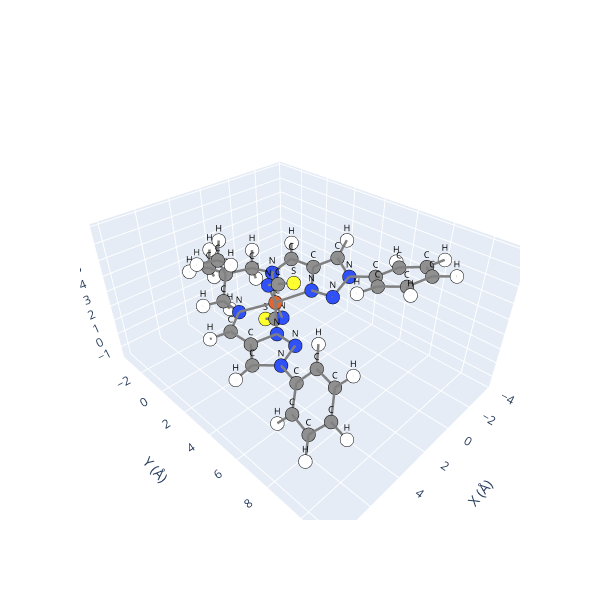

This figure's notebook cell:
### Code cell
opt_mol_ls.view()

### Figure 1 — Plotly figure (JSON) as saved in the notebook; plotly's stock layout.template omitted (floating-point values rounded to 4 significant figures)
{"data": [{"hoverinfo": "text", "marker": {"color": ["#909090", "#909090", "#FFFFFF", "#909090", "#FFFFFF", "#909090", "#FFFFFF", "#909090", "#FFFFFF", "#909090", "#909090", "#FFFFFF", "#909090", "#FFFFFF", "#909090", "#909090", "#FFFFFF", "#909090", "#909090", "#FFFFFF", "#909090", "#FFFFFF", "#909090", "#909090", "#3050F8", "#3050F8", "#3050F8", "#3050F8", "#3050F8", "#3050F8", "#3050F8", "#3050F8", "#3050F8", "#3050F8", "#FFFF30", "#E06633", "#909090", "#FFFFFF", "#FFFFFF", "#909090", "#909090", "#FFFFFF", "#FFFFFF", "#FFFFFF", "#909090", "#FFFFFF", "#FFFFFF", "#909090", "#FFFFFF", "#FFFFFF", "#FFFF30", "#909090", "#FFFFFF", "#909090", "#FFFFFF", "#909090", "#FFFFFF", "#909090", "#FFFFFF", "#909090", "#FFFFFF", "#FFFFFF"], "line": {"color": "black", "width": 1}, "size": 8}, "mode": "markers", "showlegend": false, "text": ["C", "C", "H", "C", "H", "C", "H", "C", "H", "C", "C", "H", "C", "H", "C", "C", "H", "C", "C", "H", "C", "H", "C", "C", "N", "N", "N", "N", "N", "N", "N", "N", "N", "N", "S", "Fe", "C", "H", "H", "C", "C", "H", "H", "H", "C", "H", "H", "C", "H", "H", "S", "C", "H", "C", "H", "C", "H", "C", "H", "C", "H", "H"], "type": "scatter3d", "x": [5.509, 6.291, 6.599, 5.437, 5.084, 5.042, 4.412, 5.898, 6.969, 5.033, 5.092, 5.982, 0.3847, -0.333, 0.217, -0.5496, -1.334, -0.3856, 0.338, 1.143, 0.6575, 1.691, 1.435, 3.626, 5.112, 3.834, 3.792, 4.008, 1.419, 1.11, 0.9539, -0.05367, 1.727, 3.381, 3.947, 2.55, 3.877, 4.879, 3.348, 3.085, 3.086, 4.115, 2.625, 2.523, 3.728, 4.769, 3.176, 1.613, 1.208, 1.025, 1.069, -1.726, -2.521, -2.029, -3.074, -0.999, -1.24, 6.36, 6.692, 6.756, 7.419, 3.736], "y": [6.892, 9.542, 10.59, 8.959, 9.543, 7.626, 7.13, 4.435, 4.511, 3.364, 1.919, 1.365, 1.519, 0.8279, 2.954, 3.887, 3.805, 6.392, 8.532, 9.219, 7.259, 6.908, 1.253, 3.897, 5.529, 5.18, 3.89, 1.333, 1.113, 3.662, 4.935, 5.09, 2.131, 2.943, 5.223, 2.517, -0.1082, -0.5742, -0.3172, -0.7574, -2.273, -2.669, -2.512, -2.805, -0.4427, -0.8094, -0.9439, -0.301, -0.4997, -0.9021, -0.009748, 6.767, 6.078, 8.041, 8.348, 8.925, 9.923, 7.458, 6.868, 8.79, 9.245, 0.6405], "z": [1.901, 2.183, 2.294, 3.127, 3.982, 2.998, 3.743, 1.559, 1.392, 1.688, 1.695, 1.365, 4.019, 4.483, 4.064, 4.738, 5.486, 4.799, 5.62, 5.899, 5.145, 5.068, 0.1383, 5.036, 1.781, 2.026, 1.969, 2.083, 3.361, 3.291, 3.444, 4.325, 0.8799, 4.372, 5.921, 2.612, 1.98, 1.915, 1.03, 3.133, 2.873, 2.872, 1.899, 3.658, 4.489, 4.517, 5.304, 3.098, 2.087, 3.818, -0.8217, 4.927, 4.629, 5.417, 5.518, 5.758, 6.136, 0.9467, 0.08775, 1.098, 0.3558, 4.691]}, {"hoverinfo": "none", "mode": "text", "showlegend": false, "text": ["C", "C", "H", "C", "H", "C", "H", "C", "H", "C", "C", "H", "C", "H", "C", "C", "H", "C", "C", "H", "C", "H", "C", "C", "N", "N", "N", "N", "N", "N", "N", "N", "N", "N", "S", "Fe", "C", "H", "H", "C", "C", "H", "H", "H", "C", "H", "H", "C", "H", "H", "S", "C", "H", "C", "H", "C", "H", "C", "H", "C", "H", "H"], "textfont": {"color": "black", "size": 9}, "type": "scatter3d", "x": [5.509, 6.291, 6.599, 5.437, 5.084, 5.042, 4.412, 5.898, 6.969, 5.033, 5.092, 5.982, 0.3847, -0.333, 0.217, -0.5496, -1.334, -0.3856, 0.338, 1.143, 0.6575, 1.691, 1.435, 3.626, 5.112, 3.834, 3.792, 4.008, 1.419, 1.11, 0.9539, -0.05367, 1.727, 3.381, 3.947, 2.55, 3.877, 4.879, 3.348, 3.085, 3.086, 4.115, 2.625, 2.523, 3.728, 4.769, 3.176, 1.613, 1.208, 1.025, 1.069, -1.726, -2.521, -2.029, -3.074, -0.999, -1.24, 6.36, 6.692, 6.756, 7.419, 3.736], "y": [6.892, 9.542, 10.59, 8.959, 9.543, 7.626, 7.13, 4.435, 4.511, 3.364, 1.919, 1.365, 1.519, 0.8279, 2.954, 3.887, 3.805, 6.392, 8.532, 9.219, 7.259, 6.908, 1.253, 3.897, 5.529, 5.18, 3.89, 1.333, 1.113, 3.662, 4.935, 5.09, 2.131, 2.943, 5.223, 2.517, -0.1082, -0.5742, -0.3172, -0.7574, -2.273, -2.669, -2.512, -2.805, -0.4427, -0.8094, -0.9439, -0.301, -0.4997, -0.9021, -0.009748, 6.767, 6.078, 8.041, 8.348, 8.925, 9.923, 7.458, 6.868, 8.79, 9.245, 0.6405], "z": [1.901, 2.183, 2.294, 3.127, 3.982, 2.998, 3.743, 1.559, 1.392, 1.688, 1.695, 1.365, 4.019, 4.483, 4.064, 4.738, 5.486, 4.799, 5.62, 5.899, 5.145, 5.068, 0.1383, 5.036, 1.781, 2.026, 1.969, 2.083, 3.361, 3.291, 3.444, 4.325, 0.8799, 4.372, 5.921, 2.612, 1.98, 1.915, 1.03, 3.133, 2.873, 2.872, 1.899, 3.658, 4.489, 4.517, 5.304, 3.098, 2.087, 3.818, -0.8217, 4.927, 4.629, 5.417, 5.518, 5.758, 6.136, 0.9467, 0.08775, 1.098, 0.3558, 4.691]}, {"hoverinfo": "none", "line": {"color": "gray", "width": 5}, "mode": "lines", "showlegend": false, "type": "scatter3d", "x": [4.115, 3.086], "y": [-2.669, -2.273], "z": [2.872, 2.873]}, {"hoverinfo": "none", "line": {"color": "gray", "width": 5}, "mode": "lines", "showlegend": false, "type": "scatter3d", "x": [2.55, 3.381], "y": [2.517, 2.943], "z": [2.612, 4.372]}, {"hoverinfo": "none", "line": {"color": "gray", "width": 5}, "mode": "lines", "showlegend": false, "type": "scatter3d", "x": [3.728, 4.769], "y": [-0.4427, -0.8094], "z": [4.489, 4.517]}, {"hoverinfo": "none", "line": {"color": "gray", "width": 5}, "mode": "lines", "showlegend": false, "type": "scatter3d", "x": [1.419, 0.3847], "y": [1.113, 1.519], "z": [3.361, 4.019]}, {"hoverinfo": "none", "line": {"color": "gray", "width": 5}, "mode": "lines", "showlegend": false, "type": "scatter3d", "x": [5.509, 5.042], "y": [6.892, 7.626], "z": [1.901, 2.998]}, {"hoverinfo": "none", "line": {"color": "gray", "width": 5}, "mode": "lines", "showlegend": false, "type": "scatter3d", "x": [3.086, 4.115], "y": [-2.273, -2.669], "z": [2.873, 2.872]}, {"hoverinfo": "none", "line": {"color": "gray", "width": 5}, "mode": "lines", "showlegend": false, "type": "scatter3d", "x": [1.143, 0.338], "y": [9.219, 8.532], "z": [5.899, 5.62]}, {"hoverinfo": "none", "line": {"color": "gray", "width": 5}, "mode": "lines", "showlegend": false, "type": "scatter3d", "x": [3.626, 3.947], "y": [3.897, 5.223], "z": [5.036, 5.921]}, {"hoverinfo": "none", "line": {"color": "gray", "width": 5}, "mode": "lines", "showlegend": false, "type": "scatter3d", "x": [5.033, 3.792], "y": [3.364, 3.89], "z": [1.688, 1.969]}, {"hoverinfo": "none", "line": {"color": "gray", "width": 5}, "mode": "lines", "showlegend": false, "type": "scatter3d", "x": [-0.5496, 0.217], "y": [3.887, 2.954], "z": [4.738, 4.064]}, {"hoverinfo": "none", "line": {"color": "gray", "width": 5}, "mode": "lines", "showlegend": false, "type": "scatter3d", "x": [5.092, 4.008], "y": [1.919, 1.333], "z": [1.695, 2.083]}, {"hoverinfo": "none", "line": {"color": "gray", "width": 5}, "mode": "lines", "showlegend": false, "type": "scatter3d", "x": [2.55, 3.792], "y": [2.517, 3.89], "z": [2.612, 1.969]}, {"hoverinfo": "none", "line": {"color": "gray", "width": 5}, "mode": "lines", "showlegend": false, "type": "scatter3d", "x": [0.338, 1.143], "y": [8.532, 9.219], "z": [5.62, 5.899]}, {"hoverinfo": "none", "line": {"color": "gray", "width": 5}, "mode": "lines", "showlegend": false, "type": "scatter3d", "x": [6.756, 6.36], "y": [8.79, 7.458], "z": [1.098, 0.9467]}, {"hoverinfo": "none", "line": {"color": "gray", "width": 5}, "mode": "lines", "showlegend": false, "type": "scatter3d", "x": [-2.521, -1.726], "y": [6.078, 6.767], "z": [4.629, 4.927]}, {"hoverinfo": "none", "line": {"color": "gray", "width": 5}, "mode": "lines", "showlegend": false, "type": "scatter3d", "x": [-0.3856, -1.726], "y": [6.392, 6.767], "z": [4.799, 4.927]}, {"hoverinfo": "none", "line": {"color": "gray", "width": 5}, "mode": "lines", "showlegend": false, "type": "scatter3d", "x": [5.042, 5.437], "y": [7.626, 8.959], "z": [2.998, 3.127]}, {"hoverinfo": "none", "line": {"color": "gray", "width": 5}, "mode": "lines", "showlegend": false, "type": "scatter3d", "x": [0.217, -0.5496], "y": [2.954, 3.887], "z": [4.064, 4.738]}, {"hoverinfo": "none", "line": {"color": "gray", "width": 5}, "mode": "lines", "showlegend": false, "type": "scatter3d", "x": [1.208, 1.613], "y": [-0.4997, -0.301], "z": [2.087, 3.098]}, {"hoverinfo": "none", "line": {"color": "gray", "width": 5}, "mode": "lines", "showlegend": false, "type": "scatter3d", "x": [3.085, 3.728], "y": [-0.7574, -0.4427], "z": [3.133, 4.489]}, {"hoverinfo": "none", "line": {"color": "gray", "width": 5}, "mode": "lines", "showlegend": false, "type": "scatter3d", "x": [5.033, 5.092], "y": [3.364, 1.919], "z": [1.688, 1.695]}, {"hoverinfo": "none", "line": {"color": "gray", "width": 5}, "mode": "lines", "showlegend": false, "type": "scatter3d", "x": [3.086, 2.523], "y": [-2.273, -2.805], "z": [2.873, 3.658]}, {"hoverinfo": "none", "line": {"color": "gray", "width": 5}, "mode": "lines", "showlegend": false, "type": "scatter3d", "x": [6.36, 6.756], "y": [7.458, 8.79], "z": [0.9467, 1.098]}, {"hoverinfo": "none", "line": {"color": "gray", "width": 5}, "mode": "lines", "showlegend": false, "type": "scatter3d", "x": [4.008, 3.877], "y": [1.333, -0.1082], "z": [2.083, 1.98]}, {"hoverinfo": "none", "line": {"color": "gray", "width": 5}, "mode": "lines", "showlegend": false, "type": "scatter3d", "x": [-0.5496, -1.334], "y": [3.887, 3.805], "z": [4.738, 5.486]}, {"hoverinfo": "none", "line": {"color": "gray", "width": 5}, "mode": "lines", "showlegend": false, "type": "scatter3d", "x": [-2.029, -0.999], "y": [8.041, 8.925], "z": [5.417, 5.758]}, {"hoverinfo": "none", "line": {"color": "gray", "width": 5}, "mode": "lines", "showlegend": false, "type": "scatter3d", "x": [-1.334, -0.5496], "y": [3.805, 3.887], "z": [5.486, 4.738]}, {"hoverinfo": "none", "line": {"color": "gray", "width": 5}, "mode": "lines", "showlegend": false, "type": "scatter3d", "x": [1.613, 1.208], "y": [-0.301, -0.4997], "z": [3.098, 2.087]}, {"hoverinfo": "none", "line": {"color": "gray", "width": 5}, "mode": "lines", "showlegend": false, "type": "scatter3d", "x": [2.55, 1.419], "y": [2.517, 1.113], "z": [2.612, 3.361]}, {"hoverinfo": "none", "line": {"color": "gray", "width": 5}, "mode": "lines", "showlegend": false, "type": "scatter3d", "x": [3.792, 3.834], "y": [3.89, 5.18], "z": [1.969, 2.026]}, {"hoverinfo": "none", "line": {"color": "gray", "width": 5}, "mode": "lines", "showlegend": false, "type": "scatter3d", "x": [-0.05367, -0.5496], "y": [5.09, 3.887], "z": [4.325, 4.738]}, {"hoverinfo": "none", "line": {"color": "gray", "width": 5}, "mode": "lines", "showlegend": false, "type": "scatter3d", "x": [3.947, 3.626], "y": [5.223, 3.897], "z": [5.921, 5.036]}, {"hoverinfo": "none", "line": {"color": "gray", "width": 5}, "mode": "lines", "showlegend": false, "type": "scatter3d", "x": [1.069, 1.435], "y": [-0.009748, 1.253], "z": [-0.8217, 0.1383]}, {"hoverinfo": "none", "line": {"color": "gray", "width": 5}, "mode": "lines", "showlegend": false, "type": "scatter3d", "x": [-0.333, 0.3847], "y": [0.8279, 1.519], "z": [4.483, 4.019]}, {"hoverinfo": "none", "line": {"color": "gray", "width": 5}, "mode": "lines", "showlegend": false, "type": "scatter3d", "x": [3.792, 5.033], "y": [3.89, 3.364], "z": [1.969, 1.688]}, {"hoverinfo": "none", "line": {"color": "gray", "width": 5}, "mode": "lines", "showlegend": false, "type": "scatter3d", "x": [5.437, 6.291], "y": [8.959, 9.542], "z": [3.127, 2.183]}, {"hoverinfo": "none", "line": {"color": "gray", "width": 5}, "mode": "lines", "showlegend": false, "type": "scatter3d", "x": [0.6575, -0.3856], "y": [7.259, 6.392], "z": [5.145, 4.799]}, {"hoverinfo": "none", "line": {"color": "gray", "width": 5}, "mode": "lines", "showlegend": false, "type": "scatter3d", "x": [-0.05367, -0.3856], "y": [5.09, 6.392], "z": [4.325, 4.799]}, {"hoverinfo": "none", "line": {"color": "gray", "width": 5}, "mode": "lines", "showlegend": false, "type": "scatter3d", "x": [0.3847, -0.333], "y": [1.519, 0.8279], "z": [4.019, 4.483]}, {"hoverinfo": "none", "line": {"color": "gray", "width": 5}, "mode": "lines", "showlegend": false, "type": "scatter3d", "x": [5.509, 6.36], "y": [6.892, 7.458], "z": [1.901, 0.9467]}, {"hoverinfo": "none", "line": {"color": "gray", "width": 5}, "mode": "lines", "showlegend": false, "type": "scatter3d", "x": [1.435, 1.727], "y": [1.253, 2.131], "z": [0.1383, 0.8799]}, {"hoverinfo": "none", "line": {"color": "gray", "width": 5}, "mode": "lines", "showlegend": false, "type": "scatter3d", "x": [6.291, 5.437], "y": [9.542, 8.959], "z": [2.183, 3.127]}, {"hoverinfo": "none", "line": {"color": "gray", "width": 5}, "mode": "lines", "showlegend": false, "type": "scatter3d", "x": [-0.999, -1.24], "y": [8.925, 9.923], "z": [5.758, 6.136]}, {"hoverinfo": "none", "line": {"color": "gray", "width": 5}, "mode": "lines", "showlegend": false, "type": "scatter3d", "x": [-1.24, -0.999], "y": [9.923, 8.925], "z": [6.136, 5.758]}, {"hoverinfo": "none", "line": {"color": "gray", "width": 5}, "mode": "lines", "showlegend": false, "type": "scatter3d", "x": [3.381, 2.55], "y": [2.943, 2.517], "z": [4.372, 2.612]}, {"hoverinfo": "none", "line": {"color": "gray", "width": 5}, "mode": "lines", "showlegend": false, "type": "scatter3d", "x": [2.55, 1.727], "y": [2.517, 2.131], "z": [2.612, 0.8799]}, {"hoverinfo": "none", "line": {"color": "gray", "width": 5}, "mode": "lines", "showlegend": false, "type": "scatter3d", "x": [5.042, 5.509], "y": [7.626, 6.892], "z": [2.998, 1.901]}, {"hoverinfo": "none", "line": {"color": "gray", "width": 5}, "mode": "lines", "showlegend": false, "type": "scatter3d", "x": [-1.726, -2.521], "y": [6.767, 6.078], "z": [4.927, 4.629]}, {"hoverinfo": "none", "line": {"color": "gray", "width": 5}, "mode": "lines", "showlegend": false, "type": "scatter3d", "x": [0.217, 0.3847], "y": [2.954, 1.519], "z": [4.064, 4.019]}, {"hoverinfo": "none", "line": {"color": "gray", "width": 5}, "mode": "lines", "showlegend": false, "type": "scatter3d", "x": [5.033, 5.898], "y": [3.364, 4.435], "z": [1.688, 1.559]}, {"hoverinfo": "none", "line": {"color": "gray", "width": 5}, "mode": "lines", "showlegend": false, "type": "scatter3d", "x": [3.626, 3.381], "y": [3.897, 2.943], "z": [5.036, 4.372]}, {"hoverinfo": "none", "line": {"color": "gray", "width": 5}, "mode": "lines", "showlegend": false, "type": "scatter3d", "x": [3.877, 4.008], "y": [-0.1082, 1.333], "z": [1.98, 2.083]}, {"hoverinfo": "none", "line": {"color": "gray", "width": 5}, "mode": "lines", "showlegend": false, "type": "scatter3d", "x": [5.112, 5.898], "y": [5.529, 4.435], "z": [1.781, 1.559]}, {"hoverinfo": "none", "line": {"color": "gray", "width": 5}, "mode": "lines", "showlegend": false, "type": "scatter3d", "x": [0.338, -0.999], "y": [8.532, 8.925], "z": [5.62, 5.758]}, {"hoverinfo": "none", "line": {"color": "gray", "width": 5}, "mode": "lines", "showlegend": false, "type": "scatter3d", "x": [0.9539, 1.11], "y": [4.935, 3.662], "z": [3.444, 3.291]}, {"hoverinfo": "none", "line": {"color": "gray", "width": 5}, "mode": "lines", "showlegend": false, "type": "scatter3d", "x": [5.898, 5.033], "y": [4.435, 3.364], "z": [1.559, 1.688]}, {"hoverinfo": "none", "line": {"color": "gray", "width": 5}, "mode": "lines", "showlegend": false, "type": "scatter3d", "x": [5.112, 3.834], "y": [5.529, 5.18], "z": [1.781, 2.026]}, {"hoverinfo": "none", "line": {"color": "gray", "width": 5}, "mode": "lines", "showlegend": false, "type": "scatter3d", "x": [3.736, 3.728], "y": [0.6405, -0.4427], "z": [4.691, 4.489]}, {"hoverinfo": "none", "line": {"color": "gray", "width": 5}, "mode": "lines", "showlegend": false, "type": "scatter3d", "x": [3.834, 5.112], "y": [5.18, 5.529], "z": [2.026, 1.781]}, {"hoverinfo": "none", "line": {"color": "gray", "width": 5}, "mode": "lines", "showlegend": false, "type": "scatter3d", "x": [2.625, 3.086], "y": [-2.512, -2.273], "z": [1.899, 2.873]}, {"hoverinfo": "none", "line": {"color": "gray", "width": 5}, "mode": "lines", "showlegend": false, "type": "scatter3d", "x": [5.437, 5.042], "y": [8.959, 7.626], "z": [3.127, 2.998]}, {"hoverinfo": "none", "line": {"color": "gray", "width": 5}, "mode": "lines", "showlegend": false, "type": "scatter3d", "x": [0.6575, 1.691], "y": [7.259, 6.908], "z": [5.145, 5.068]}, {"hoverinfo": "none", "line": {"color": "gray", "width": 5}, "mode": "lines", "showlegend": false, "type": "scatter3d", "x": [1.691, 0.6575], "y": [6.908, 7.259], "z": [5.068, 5.145]}, {"hoverinfo": "none", "line": {"color": "gray", "width": 5}, "mode": "lines", "showlegend": false, "type": "scatter3d", "x": [3.348, 3.877], "y": [-0.3172, -0.1082], "z": [1.03, 1.98]}, {"hoverinfo": "none", "line": {"color": "gray", "width": 5}, "mode": "lines", "showlegend": false, "type": "scatter3d", "x": [-0.05367, 0.9539], "y": [5.09, 4.935], "z": [4.325, 3.444]}, {"hoverinfo": "none", "line": {"color": "gray", "width": 5}, "mode": "lines", "showlegend": false, "type": "scatter3d", "x": [3.086, 2.625], "y": [-2.273, -2.512], "z": [2.873, 1.899]}, {"hoverinfo": "none", "line": {"color": "gray", "width": 5}, "mode": "lines", "showlegend": false, "type": "scatter3d", "x": [6.36, 6.692], "y": [7.458, 6.868], "z": [0.9467, 0.08775]}, {"hoverinfo": "none", "line": {"color": "gray", "width": 5}, "mode": "lines", "showlegend": false, "type": "scatter3d", "x": [5.112, 5.509], "y": [5.529, 6.892], "z": [1.781, 1.901]}, {"hoverinfo": "none", "line": {"color": "gray", "width": 5}, "mode": "lines", "showlegend": false, "type": "scatter3d", "x": [3.877, 3.348], "y": [-0.1082, -0.3172], "z": [1.98, 1.03]}, {"hoverinfo": "none", "line": {"color": "gray", "width": 5}, "mode": "lines", "showlegend": false, "type": "scatter3d", "x": [4.008, 2.55], "y": [1.333, 2.517], "z": [2.083, 2.612]}, {"hoverinfo": "none", "line": {"color": "gray", "width": 5}, "mode": "lines", "showlegend": false, "type": "scatter3d", "x": [-2.029, -3.074], "y": [8.041, 8.348], "z": [5.417, 5.518]}, {"hoverinfo": "none", "line": {"color": "gray", "width": 5}, "mode": "lines", "showlegend": false, "type": "scatter3d", "x": [-3.074, -2.029], "y": [8.348, 8.041], "z": [5.518, 5.417]}, {"hoverinfo": "none", "line": {"color": "gray", "width": 5}, "mode": "lines", "showlegend": false, "type": "scatter3d", "x": [0.9539, -0.05367], "y": [4.935, 5.09], "z": [3.444, 4.325]}, {"hoverinfo": "none", "line": {"color": "gray", "width": 5}, "mode": "lines", "showlegend": false, "type": "scatter3d", "x": [3.834, 3.792], "y": [5.18, 3.89], "z": [2.026, 1.969]}, {"hoverinfo": "none", "line": {"color": "gray", "width": 5}, "mode": "lines", "showlegend": false, "type": "scatter3d", "x": [7.419, 6.756], "y": [9.245, 8.79], "z": [0.3558, 1.098]}, {"hoverinfo": "none", "line": {"color": "gray", "width": 5}, "mode": "lines", "showlegend": false, "type": "scatter3d", "x": [1.11, 2.55], "y": [3.662, 2.517], "z": [3.291, 2.612]}, {"hoverinfo": "none", "line": {"color": "gray", "width": 5}, "mode": "lines", "showlegend": false, "type": "scatter3d", "x": [0.3847, 1.419], "y": [1.519, 1.113], "z": [4.019, 3.361]}, {"hoverinfo": "none", "line": {"color": "gray", "width": 5}, "mode": "lines", "showlegend": false, "type": "scatter3d", "x": [4.008, 5.092], "y": [1.333, 1.919], "z": [2.083, 1.695]}, {"hoverinfo": "none", "line": {"color": "gray", "width": 5}, "mode": "lines", "showlegend": false, "type": "scatter3d", "x": [1.025, 1.613], "y": [-0.9021, -0.301], "z": [3.818, 3.098]}, {"hoverinfo": "none", "line": {"color": "gray", "width": 5}, "mode": "lines", "showlegend": false, "type": "scatter3d", "x": [3.381, 3.626], "y": [2.943, 3.897], "z": [4.372, 5.036]}, {"hoverinfo": "none", "line": {"color": "gray", "width": 5}, "mode": "lines", "showlegend": false, "type": "scatter3d", "x": [-0.999, -2.029], "y": [8.925, 8.041], "z": [5.758, 5.417]}, {"hoverinfo": "none", "line": {"color": "gray", "width": 5}, "mode": "lines", "showlegend": false, "type": "scatter3d", "x": [1.435, 1.069], "y": [1.253, -0.009748], "z": [0.1383, -0.8217]}, {"hoverinfo": "none", "line": {"color": "gray", "width": 5}, "mode": "lines", "showlegend": false, "type": "scatter3d", "x": [1.613, 1.025], "y": [-0.301, -0.9021], "z": [3.098, 3.818]}, {"hoverinfo": "none", "line": {"color": "gray", "width": 5}, "mode": "lines", "showlegend": false, "type": "scatter3d", "x": [5.042, 4.412], "y": [7.626, 7.13], "z": [2.998, 3.743]}, {"hoverinfo": "none", "line": {"color": "gray", "width": 5}, "mode": "lines", "showlegend": false, "type": "scatter3d", "x": [3.176, 3.728], "y": [-0.9439, -0.4427], "z": [5.304, 4.489]}, {"hoverinfo": "none", "line": {"color": "gray", "width": 5}, "mode": "lines", "showlegend": false, "type": "scatter3d", "x": [6.291, 6.599], "y": [9.542, 10.59], "z": [2.183, 2.294]}, {"hoverinfo": "none", "line": {"color": "gray", "width": 5}, "mode": "lines", "showlegend": false, "type": "scatter3d", "x": [6.599, 6.291], "y": [10.59, 9.542], "z": [2.294, 2.183]}, {"hoverinfo": "none", "line": {"color": "gray", "width": 5}, "mode": "lines", "showlegend": false, "type": "scatter3d", "x": [-0.3856, 0.6575], "y": [6.392, 7.259], "z": [4.799, 5.145]}, {"hoverinfo": "none", "line": {"color": "gray", "width": 5}, "mode": "lines", "showlegend": false, "type": "scatter3d", "x": [1.419, 1.613], "y": [1.113, -0.301], "z": [3.361, 3.098]}, {"hoverinfo": "none", "line": {"color": "gray", "width": 5}, "mode": "lines", "showlegend": false, "type": "scatter3d", "x": [6.692, 6.36], "y": [6.868, 7.458], "z": [0.08775, 0.9467]}, {"hoverinfo": "none", "line": {"color": "gray", "width": 5}, "mode": "lines", "showlegend": false, "type": "scatter3d", "x": [0.6575, 0.338], "y": [7.259, 8.532], "z": [5.145, 5.62]}, {"hoverinfo": "none", "line": {"color": "gray", "width": 5}, "mode": "lines", "showlegend": false, "type": "scatter3d", "x": [0.3847, 0.217], "y": [1.519, 2.954], "z": [4.019, 4.064]}, {"hoverinfo": "none", "line": {"color": "gray", "width": 5}, "mode": "lines", "showlegend": false, "type": "scatter3d", "x": [-0.5496, -0.05367], "y": [3.887, 5.09], "z": [4.738, 4.325]}, {"hoverinfo": "none", "line": {"color": "gray", "width": 5}, "mode": "lines", "showlegend": false, "type": "scatter3d", "x": [1.11, 0.9539], "y": [3.662, 4.935], "z": [3.291, 3.444]}, {"hoverinfo": "none", "line": {"color": "gray", "width": 5}, "mode": "lines", "showlegend": false, "type": "scatter3d", "x": [3.728, 3.176], "y": [-0.4427, -0.9439], "z": [4.489, 5.304]}, {"hoverinfo": "none", "line": {"color": "gray", "width": 5}, "mode": "lines", "showlegend": false, "type": "scatter3d", "x": [6.756, 6.291], "y": [8.79, 9.542], "z": [1.098, 2.183]}, {"hoverinfo": "none", "line": {"color": "gray", "width": 5}, "mode": "lines", "showlegend": false, "type": "scatter3d", "x": [6.291, 6.756], "y": [9.542, 8.79], "z": [2.183, 1.098]}, {"hoverinfo": "none", "line": {"color": "gray", "width": 5}, "mode": "lines", "showlegend": false, "type": "scatter3d", "x": [-1.726, -0.3856], "y": [6.767, 6.392], "z": [4.927, 4.799]}, {"hoverinfo": "none", "line": {"color": "gray", "width": 5}, "mode": "lines", "showlegend": false, "type": "scatter3d", "x": [-2.029, -1.726], "y": [8.041, 6.767], "z": [5.417, 4.927]}, {"hoverinfo": "none", "line": {"color": "gray", "width": 5}, "mode": "lines", "showlegend": false, "type": "scatter3d", "x": [-0.3856, -0.05367], "y": [6.392, 5.09], "z": [4.799, 4.325]}, {"hoverinfo": "none", "line": {"color": "gray", "width": 5}, "mode": "lines", "showlegend": false, "type": "scatter3d", "x": [5.509, 5.112], "y": [6.892, 5.529], "z": [1.901, 1.781]}, {"hoverinfo": "none", "line": {"color": "gray", "width": 5}, "mode": "lines", "showlegend": false, "type": "scatter3d", "x": [1.727, 1.435], "y": [2.131, 1.253], "z": [0.8799, 0.1383]}, {"hoverinfo": "none", "line": {"color": "gray", "width": 5}, "mode": "lines", "showlegend": false, "type": "scatter3d", "x": [1.11, 0.217], "y": [3.662, 2.954], "z": [3.291, 4.064]}, {"hoverinfo": "none", "line": {"color": "gray", "width": 5}, "mode": "lines", "showlegend": false, "type": "scatter3d", "x": [2.55, 4.008], "y": [2.517, 1.333], "z": [2.612, 2.083]}, {"hoverinfo": "none", "line": {"color": "gray", "width": 5}, "mode": "lines", "showlegend": false, "type": "scatter3d", "x": [5.437, 5.084], "y": [8.959, 9.543], "z": [3.127, 3.982]}, {"hoverinfo": "none", "line": {"color": "gray", "width": 5}, "mode": "lines", "showlegend": false, "type": "scatter3d", "x": [2.523, 3.086], "y": [-2.805, -2.273], "z": [3.658, 2.873]}, {"hoverinfo": "none", "line": {"color": "gray", "width": 5}, "mode": "lines", "showlegend": false, "type": "scatter3d", "x": [5.084, 5.437], "y": [9.543, 8.959], "z": [3.982, 3.127]}, {"hoverinfo": "none", "line": {"color": "gray", "width": 5}, "mode": "lines", "showlegend": false, "type": "scatter3d", "x": [0.338, 0.6575], "y": [8.532, 7.259], "z": [5.62, 5.145]}, {"hoverinfo": "none", "line": {"color": "gray", "width": 5}, "mode": "lines", "showlegend": false, "type": "scatter3d", "x": [3.728, 3.085], "y": [-0.4427, -0.7574], "z": [4.489, 3.133]}, {"hoverinfo": "none", "line": {"color": "gray", "width": 5}, "mode": "lines", "showlegend": false, "type": "scatter3d", "x": [-1.726, -2.029], "y": [6.767, 8.041], "z": [4.927, 5.417]}, {"hoverinfo": "none", "line": {"color": "gray", "width": 5}, "mode": "lines", "showlegend": false, "type": "scatter3d", "x": [3.085, 3.877], "y": [-0.7574, -0.1082], "z": [3.133, 1.98]}, {"hoverinfo": "none", "line": {"color": "gray", "width": 5}, "mode": "lines", "showlegend": false, "type": "scatter3d", "x": [5.092, 5.033], "y": [1.919, 3.364], "z": [1.695, 1.688]}, {"hoverinfo": "none", "line": {"color": "gray", "width": 5}, "mode": "lines", "showlegend": false, "type": "scatter3d", "x": [1.613, 1.419], "y": [-0.301, 1.113], "z": [3.098, 3.361]}, {"hoverinfo": "none", "line": {"color": "gray", "width": 5}, "mode": "lines", "showlegend": false, "type": "scatter3d", "x": [3.877, 4.879], "y": [-0.1082, -0.5742], "z": [1.98, 1.915]}, {"hoverinfo": "none", "line": {"color": "gray", "width": 5}, "mode": "lines", "showlegend": false, "type": "scatter3d", "x": [4.879, 3.877], "y": [-0.5742, -0.1082], "z": [1.915, 1.98]}, {"hoverinfo": "none", "line": {"color": "gray", "width": 5}, "mode": "lines", "showlegend": false, "type": "scatter3d", "x": [4.412, 5.042], "y": [7.13, 7.626], "z": [3.743, 2.998]}, {"hoverinfo": "none", "line": {"color": "gray", "width": 5}, "mode": "lines", "showlegend": false, "type": "scatter3d", "x": [2.55, 1.11], "y": [2.517, 3.662], "z": [2.612, 3.291]}, {"hoverinfo": "none", "line": {"color": "gray", "width": 5}, "mode": "lines", "showlegend": false, "type": "scatter3d", "x": [6.756, 7.419], "y": [8.79, 9.245], "z": [1.098, 0.3558]}, {"hoverinfo": "none", "line": {"color": "gray", "width": 5}, "mode": "lines", "showlegend": false, "type": "scatter3d", "x": [3.792, 2.55], "y": [3.89, 2.517], "z": [1.969, 2.612]}, {"hoverinfo": "none", "line": {"color": "gray", "width": 5}, "mode": "lines", "showlegend": false, "type": "scatter3d", "x": [5.092, 5.982], "y": [1.919, 1.365], "z": [1.695, 1.365]}, {"hoverinfo": "none", "line": {"color": "gray", "width": 5}, "mode": "lines", "showlegend": false, "type": "scatter3d", "x": [3.085, 1.613], "y": [-0.7574, -0.301], "z": [3.133, 3.098]}, {"hoverinfo": "none", "line": {"color": "gray", "width": 5}, "mode": "lines", "showlegend": false, "type": "scatter3d", "x": [5.982, 5.092], "y": [1.365, 1.919], "z": [1.365, 1.695]}, {"hoverinfo": "none", "line": {"color": "gray", "width": 5}, "mode": "lines", "showlegend": false, "type": "scatter3d", "x": [3.877, 3.085], "y": [-0.1082, -0.7574], "z": [1.98, 3.133]}, {"hoverinfo": "none", "line": {"color": "gray", "width": 5}, "mode": "lines", "showlegend": false, "type": "scatter3d", "x": [1.613, 3.085], "y": [-0.301, -0.7574], "z": [3.098, 3.133]}, {"hoverinfo": "none", "line": {"color": "gray", "width": 5}, "mode": "lines", "showlegend": false, "type": "scatter3d", "x": [1.419, 2.55], "y": [1.113, 2.517], "z": [3.361, 2.612]}, {"hoverinfo": "none", "line": {"color": "gray", "width": 5}, "mode": "lines", "showlegend": false, "type": "scatter3d", "x": [1.727, 2.55], "y": [2.131, 2.517], "z": [0.8799, 2.612]}, {"hoverinfo": "none", "line": {"color": "gray", "width": 5}, "mode": "lines", "showlegend": false, "type": "scatter3d", "x": [5.898, 5.112], "y": [4.435, 5.529], "z": [1.559, 1.781]}, {"hoverinfo": "none", "line": {"color": "gray", "width": 5}, "mode": "lines", "showlegend": false, "type": "scatter3d", "x": [-0.999, 0.338], "y": [8.925, 8.532], "z": [5.758, 5.62]}, {"hoverinfo": "none", "line": {"color": "gray", "width": 5}, "mode": "lines", "showlegend": false, "type": "scatter3d", "x": [3.728, 3.736], "y": [-0.4427, 0.6405], "z": [4.489, 4.691]}, {"hoverinfo": "none", "line": {"color": "gray", "width": 5}, "mode": "lines", "showlegend": false, "type": "scatter3d", "x": [6.969, 5.898], "y": [4.511, 4.435], "z": [1.392, 1.559]}, {"hoverinfo": "none", "line": {"color": "gray", "width": 5}, "mode": "lines", "showlegend": false, "type": "scatter3d", "x": [3.085, 3.086], "y": [-0.7574, -2.273], "z": [3.133, 2.873]}, {"hoverinfo": "none", "line": {"color": "gray", "width": 5}, "mode": "lines", "showlegend": false, "type": "scatter3d", "x": [3.086, 3.085], "y": [-2.273, -0.7574], "z": [2.873, 3.133]}, {"hoverinfo": "none", "line": {"color": "gray", "width": 5}, "mode": "lines", "showlegend": false, "type": "scatter3d", "x": [6.36, 5.509], "y": [7.458, 6.892], "z": [0.9467, 1.901]}, {"hoverinfo": "none", "line": {"color": "gray", "width": 5}, "mode": "lines", "showlegend": false, "type": "scatter3d", "x": [0.217, 1.11], "y": [2.954, 3.662], "z": [4.064, 3.291]}, {"hoverinfo": "none", "line": {"color": "gray", "width": 5}, "mode": "lines", "showlegend": false, "type": "scatter3d", "x": [4.769, 3.728], "y": [-0.8094, -0.4427], "z": [4.517, 4.489]}, {"hoverinfo": "none", "line": {"color": "gray", "width": 5}, "mode": "lines", "showlegend": false, "type": "scatter3d", "x": [5.898, 6.969], "y": [4.435, 4.511], "z": [1.559, 1.392]}], "layout": {"height": 600, "scene": {"xaxis": {"range": [-4.074, 8.419], "title": {"text": "X (Å)"}}, "yaxis": {"range": [-3.805, 11.59], "title": {"text": "Y (Å)"}}, "zaxis": {"range": [-1.822, 7.136], "title": {"text": "Z (Å)"}}}, "width": 600}}
